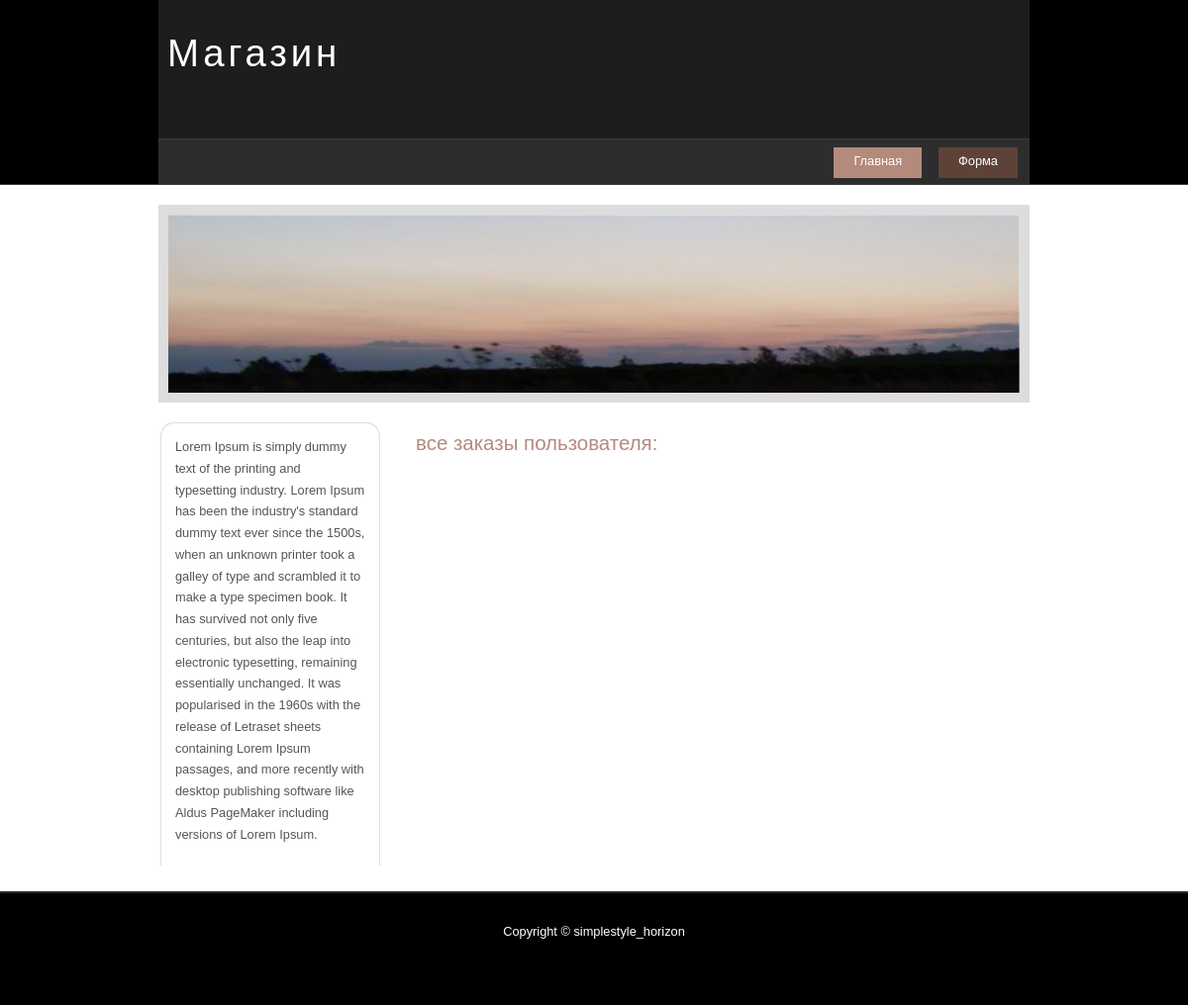
The app's page /les2/all_orders/1/, older data.
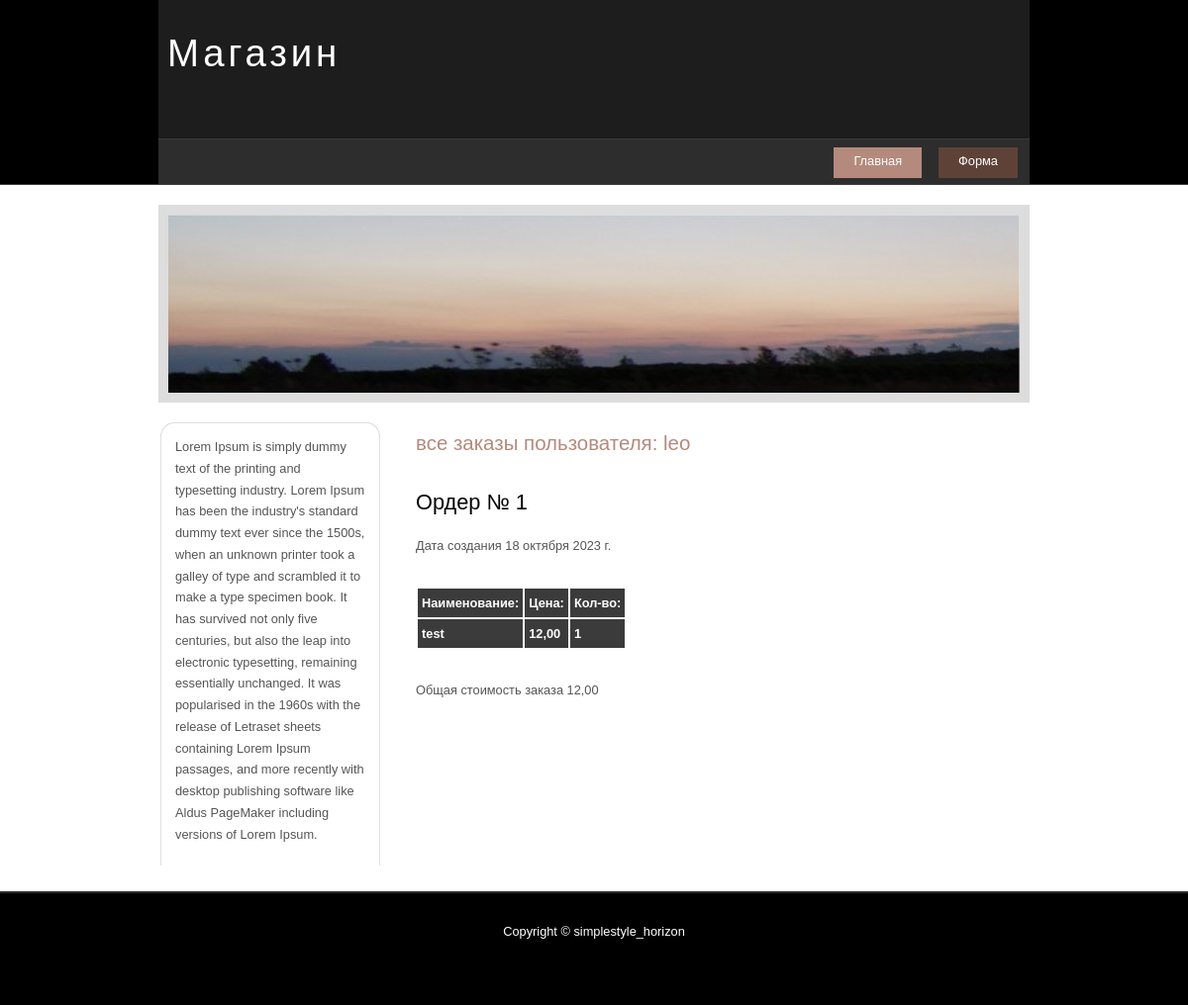
The same page, newer data.
### myapp2/models.py (models this page shows, shortened)
class User(models.Model):
    name = models.CharField(max_length=100)
    email = models.EmailField()
    password = models.CharField(max_length=100)
    phone = models.CharField(max_length=20)
    address = models.CharField(max_length=100)
    date_registration = models.DateField(auto_now_add=True)

class Order(models.Model):
    customer = models.ForeignKey(User, on_delete=models.CASCADE)
    products = models.ManyToManyField(Product)
    date_ordered = models.DateField(auto_now_add=True)
    total_price = models.DecimalField(max_digits=8, decimal_places=2)

class Product(models.Model):
    product_name = models.CharField(max_length=100)
    category = models.ForeignKey(Category, on_delete=models.CASCADE)
    product_description = models.TextField()
    price_product = models.DecimalField(max_digits=8, decimal_places=2)
    quantity_product = models.IntegerField()
    image = models.ImageField(upload_to='images')
    date_add_product = models.DateField(auto_now_add=True)

### myapp2/views.py (the view)
# urls.py: path('all_orders/<int:user_id>/', all_orders, name='all_orders'),
def all_orders(request, user_id):
    products = []
    user = User.objects.filter(pk=user_id).first()
    orders = Order.objects.filter(customer=user).all()
    for order in orders:
        products.append(order.products.all())
    return render(request, 'myapp2/all_orders.html', {'user': user, 'orders': orders, 'products': products})

### myapp2/templates/myapp2/all_orders.html
{% extends 'myapp2/base.html' %}
{% block content %}
    <h2>все заказы пользователя: {{ user.name }}</h2>
    {% for order in orders %}
        <h1>Ордер № {{order.id}}</h1>
        <p>Дата создания {{ order.date_ordered }}</p>
                {% for product in products %}
                <table>
                    <tr><th>Наименование:</th><th>Цена:</th><th>Кол-во:</th></tr>
                    {% for i in product %}
                    <tr><th>{{ i.product_name }}</th><th>{{ i.price_product }}</th><th>{{ i.quantity_product }}</th></tr>
                    {% endfor %}
                </table>
                {% endfor %}
        <p>Общая стоимость заказа {{ order.total_price }}</p>
    {% endfor %}
{% endblock %}

### myapp2/templates/myapp2/base.html (shortened to what this page needs)
<!DOCTYPE HTML>
<html>
<head>
  <link href="/static/style.css" rel="stylesheet" type="text/css"/>
</head>
<body>
  <div id="main">
    <div id="header">
      <div id="logo">
        <div id="logo_text">
          <h1><a href="">Магазин </a></h1>
        </div>
      </div>
      <div id="menubar">
        <ul id="menu">
          <li class="selected"><a href=" ">Главная</a></li>
          <li><a href=" ">Форма</a></li>
        </ul>
      </div>
    </div>
    <div id="site_content">
      <div id="banner"></div>
	  <div id="sidebar_container">
        <div class="sidebar">
          <div class="sidebar_top"></div>
          <div class="sidebar_item">
            <p>Lorem Ipsum is simply dummy text of the printing and typesetting industry.
            Lorem Ipsum has been the industry's standard dummy text ever since the 1500s, when an
            unknown printer took a galley of type and scrambled it to make a type specimen book.
            It has survived not only five centuries, but also the leap into electronic typesetting,
            remaining essentially unchanged. It was popularised in the 1960s with the release of
            Letraset sheets containing Lorem Ipsum passages, and more recently with desktop publishing
              software like Aldus PageMaker including versions of Lorem Ipsum.</p>
          </div>
        </div>
      </div>
      <div id="content">
        {% block content %}{% endblock %}
      </div>
    </div>
    <div id="footer">
      <p>Copyright &copy; simplestyle_horizon </p>
    </div>
  </div>
</body>
</html>

### myapp2/templates/static/style.css (style rules this page uses)
html { height: 100%; }
* { margin: 0; padding: 0; }
body { font: normal .80em 'trebuchet ms', arial, sans-serif; background: #FFF; color: #555; }
p { padding: 0 0 20px 0; line-height: 1.7em; }
h1, h2, h3, h4, h5, h6 { color: #362C20; letter-spacing: 0em; padding: 0 0 5px 0; }
h1, h2, h3 { font: normal 170% 'century gothic', arial; margin: 0 0 15px 0; padding: 15px 0 5px 0; color: #000; }
h2 { font-size: 160%; padding: 9px 0 5px 0; color: #B48A7C; }
a, a:hover { outline: none; text-decoration: underline; color: #B48A7C; }
ul { margin: 2px 0 22px 17px; }
ul li { list-style-type: circle; margin: 0 0 6px 0; padding: 0 0 4px 5px; line-height: 1.5em; }
#main, #logo, #menubar, #site_content, #footer { margin-left: auto; margin-right: auto; }
#header { background: #000; border-bottom: 1px solid #3d3d3d; height: 186px; }
#banner { background: transparent url(banner.jpg) no-repeat; width: 860px; height: 180px; margin-bottom: 20px; border: 10px solid #DDD; }
#logo { width: 880px; position: relative; height: 140px; background: #1d1d1d; }
#logo #logo_text { position: absolute; top: 10px; left: 0; }
#logo h1, #logo h2 { font: normal 300% 'century gothic', arial, sans-serif; border-bottom: 0; text-transform: none; margin: 0 0 0 9px; }
#logo_text h1, #logo_text h1 a, #logo_text h1 a:hover { padding: 22px 0 0 0; color: #FFF; letter-spacing: 0.1em; text-decoration: none; }
#menubar { width: 872px; height: 45px; padding-right: 8px; background: #2D2D2D; border-top: 1px solid #3D3D3D; }
ul#menu { float: right; margin: 0; }
ul#menu li { float: left; padding: 0 0 0 9px; list-style: none; margin: 8px 4px 0 4px; }
ul#menu li a { font: normal 100% 'trebuchet ms', sans-serif; display: block; float: left; height: 20px; padding: 6px 20px 5px 20px; text-align: center; color: #FFF; text-decoration: none; background: #5E4238; }
ul#menu li.selected a { height: 20px; padding: 6px 20px 5px 11px; }
ul#menu li.selected { margin: 8px 4px 0 13px; background: #B48A7C; }
ul#menu li.selected a, ul#menu li.selected a:hover { background: #B48A7C; color: #FFF; }
#site_content { width: 880px; overflow: hidden; margin: 20px auto 0 auto; padding: 0 0 10px 0; }
#sidebar_container { float: left; width: 224px; }
.sidebar_top { width: 222px; height: 14px; background: transparent url(side_top.png) no-repeat; }
.sidebar { float: right; width: 222px; padding: 0; margin: 0 0 16px 0; }
.sidebar_item { background: url(side_back.png) repeat-y; padding: 0 15px; width: 192px; }
#content { text-align: left; width: 620px; padding: 0 0 0 5px; float: right; }
#footer { width: 100%; font-family: 'trebuchet ms', sans-serif; font-size: 100%; height: 80px; padding: 28px 0 5px 0; text-align: center; background: #000; border-top: 2px solid #2D2D2D; color: #FFF; }
#footer p { line-height: 1.7em; padding: 0 0 10px 0; }
table { margin: 10px 0 30px 0; }
table tr th, table tr td { background: #3B3B3B; color: #FFF; padding: 7px 4px; text-align: left; }

Row changes from the older to the newer data that the page shows:
added User: name "leo"
added Order: id "1", date_ordered "18 октября 2023 г.", total_price "12,00"
added Product: product_name "test", price_product "12,00", quantity_product "1"
